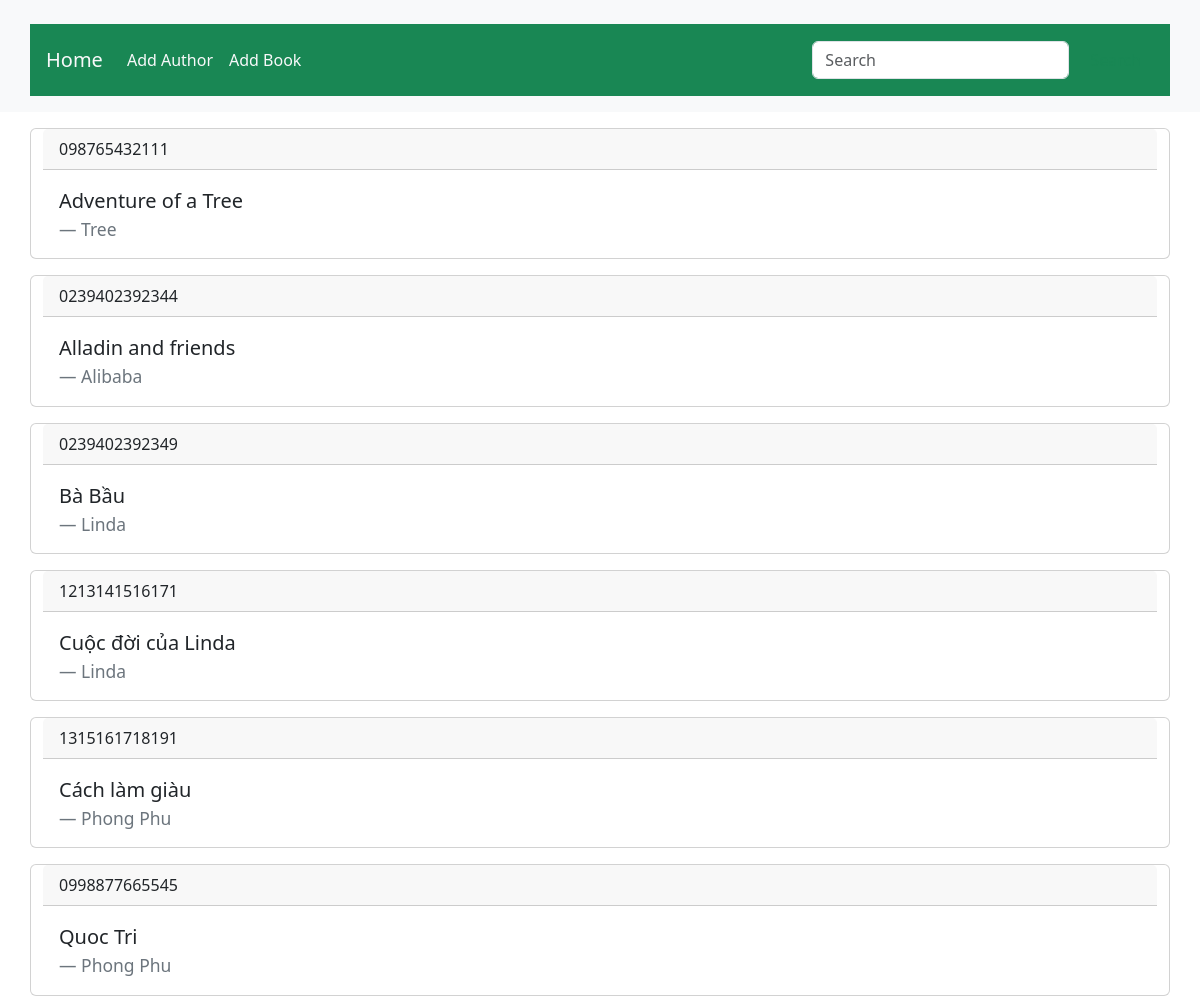
Screenshot of /search with the database file from the repository.
### data_models.py (models this page shows, shortened)
class Book(db.Model):
    id: Mapped[int] = mapped_column(primary_key=True)
    isbn: Mapped[str] = mapped_column(String(17), nullable=False, unique=True)
    title: Mapped[str] = mapped_column(String(64), index=True, nullable=False)
    publication_year: Mapped[str] = mapped_column(String(10), index=True)
    author_id: Mapped[int] = mapped_column(ForeignKey(Author.id), index=True)
    author: Mapped["Author"] = relationship(back_populates="books")

class Author(db.Model):
    id: Mapped[int] = mapped_column(primary_key=True)
    name: Mapped[str] = mapped_column(String(64), index=True)
    birth_date: Mapped[str] = mapped_column(String(10), index=True)
    date_of_death: Mapped[str] = mapped_column(String(10), index=True)
    books: WriteOnlyMapped["Book"] = relationship(back_populates="author")

### app.py (the view, shortened to what this page needs)
@app.route("/search", methods=["GET", "POST"])
def search():
    query = sa.select(Book).order_by(Book.title.asc())
    books = db.session.scalars(query)
    return render_template("search.html", title="Search", books=books)

### templates/search.html
{% extends "base.html" %}
{% block content %}
  {% for book in books %}
    <div class="card container mt-3">
      <div class="card-header">
        {{ book.isbn}}
      </div>
      <div class="card-body">
        <blockquote class="blockquote mb-0">
          <p>{{ book.title }}</p>
          <footer class="blockquote-footer">{{ book.author.name }}</footer>
        </blockquote>
      </div>
    </div>
  {% endfor %}
{% endblock%}

### rows the page displays
Book: isbn "098765432111", title "Adventure of a Tree", author.name "Tree"
Book: isbn "0239402392344", title "Alladin and friends", author.name "Alibaba"
Book: isbn "0239402392349", title "Bà Bầu", author.name "Linda"
Book: isbn "1213141516171", title "Cuộc đời của Linda", author.name "Linda"
Book: isbn "1315161718191", title "Cách làm giàu", author.name "Phong Phu"
Book: isbn "0998877665545", title "Quoc Tri", author.name "Phong Phu"
